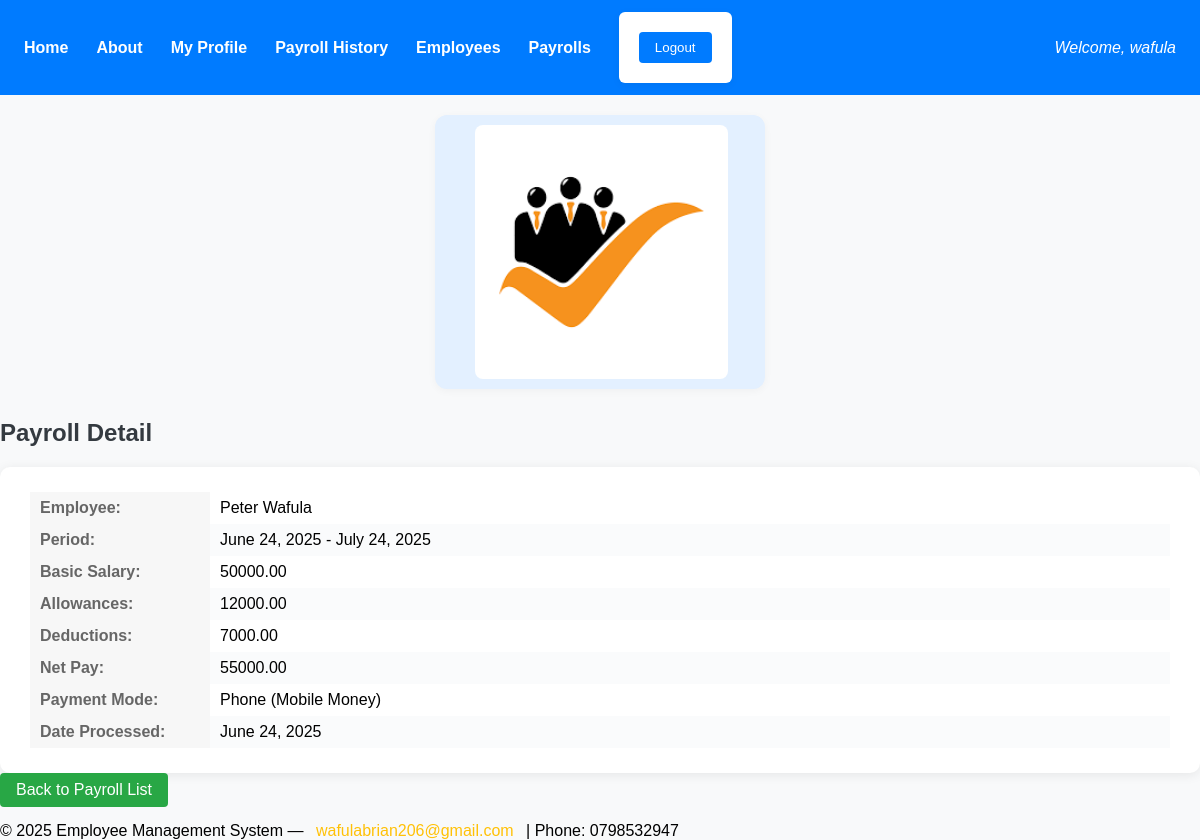
Screenshot of /payrolls/1/ (signed in) with the database file from the repository.
### employees/models.py (models this page shows, shortened)
class Payroll(models.Model):
    PAYMENT_MODES = [
        ('phone', 'Phone (Mobile Money)'),
        ('bank', 'Bank Transfer'),
        ('cash', 'Cash'),
    ]
    employee = models.ForeignKey('Employee', on_delete=models.CASCADE)
    pay_period_start = models.DateField()
    pay_period_end = models.DateField()
    basic_salary = models.DecimalField(max_digits=10, decimal_places=2)
    allowances = models.DecimalField(max_digits=10, decimal_places=2, default=0)
    deductions = models.DecimalField(max_digits=10, decimal_places=2, default=0)
    net_pay = models.DecimalField(max_digits=10, decimal_places=2, editable=False)
    mode = models.CharField(max_length=10, choices=PAYMENT_MODES, default='phone')
    phone_number = models.CharField(max_length=15, null=True, blank=True)
    date_processed = models.DateField(auto_now_add=True)
    class Meta:
        unique_together = ('employee', 'pay_period_start', 'pay_period_end')

class Employee(models.Model):
    user = models.OneToOneField(User, on_delete=models.CASCADE, null=True, blank=True)
    GENDER_CHOICES = [
        ('M', 'Male'),
        ('F', 'Female'),
    ]
    first_name = models.CharField(max_length=100)
    last_name = models.CharField(max_length=100)
    email = models.EmailField(unique=True)
    gender = models.CharField(max_length=1, choices=GENDER_CHOICES)
    phone = models.CharField(max_length=15)
    hire_date = models.DateField()
    department = models.ForeignKey(Department, on_delete=models.SET_NULL, null=True)
    position = models.ForeignKey(Position, on_delete=models.SET_NULL, null=True)
    status = models.CharField(max_length=20, default='Active')
    profile_pic = models.ImageField(upload_to='profile_pics/', null=True, blank=True)
    def __str__(self):
        return f"{self.first_name} {self.last_name}"

### employees/views.py (the view)
# urls.py: path('payrolls/<int:pk>/', views.payroll_detail, name='payroll_detail'),
@user_passes_test(is_staff)
def payroll_detail(request, pk):
    payroll = get_object_or_404(Payroll, pk=pk)
    return render(request, 'employees/payroll_detail.html', {'payroll': payroll})

### employees/views.py (called while the page is built)
def is_staff(user):
    return user.is_staff

### employees/templates/employees/payroll_detail.html
{% extends 'base.html' %}
{% block content %}
<h2>Payroll Detail</h2>
<div class="personal-info">
    <table>
        <tr><th>Employee:</th><td>{{ payroll.employee }}</td></tr>
        <tr><th>Period:</th><td>{{ payroll.pay_period_start }} - {{ payroll.pay_period_end }}</td></tr>
        <tr><th>Basic Salary:</th><td>{{ payroll.basic_salary }}</td></tr>
        <tr><th>Allowances:</th><td>{{ payroll.allowances }}</td></tr>
        <tr><th>Deductions:</th><td>{{ payroll.deductions }}</td></tr>
        <tr><th>Net Pay:</th><td>{{ payroll.net_pay }}</td></tr>
        <tr><th>Payment Mode:</th><td>{{ payroll.get_mode_display }}</td></tr>
        <tr><th>Date Processed:</th><td>{{ payroll.date_processed }}</td></tr>
    </table>
</div>
<a href="{% url 'payroll_list' %}" class="add-btn">Back to Payroll List</a>
{% endblock %}

### employees/templates/base.html (shortened to what this page needs)
{% load static %}
<!DOCTYPE html>
<html lang="en">
<head>
    <link rel="stylesheet" href="{% static 'employees/css/style.css' %}">
</head>
<body>
    <nav class="navbar">
        <a href="{% url 'home' %}">Home</a>
        <a href="{% url 'about' %}">About</a>
        {% if user.is_authenticated %}
            <a href="{% url 'profile' %}">My Profile</a>
            <a href="{% url 'employee_payroll_history' %}">Payroll History</a>
            {% if user.is_staff %}
                <a href="{% url 'employee_list' %}">Employees</a>
                <a href="{% url 'payroll_list' %}">Payrolls</a>
            {% endif %}
            <form action="{% url 'logout' %}" method="post" style="display:inline;">
                <button type="submit" class="logout-btn">Logout</button>
            </form>
            <span class="welcome">Welcome, {{ user.username }}</span>
        {% else %}
            <a href="{% url 'login' %}">Login</a>
        {% endif %}
    </nav>
    <div class="header-images">
        <img src="{% static 'employees/img/logo1.png' %}" alt="Logo 1" class="header-img left-logo">
    </div>
    <main>
        {% block content %}{% endblock %}
    </main>
    <footer class="site-footer">
        &copy; {{ year|default:2025 }} Employee Management System &mdash;
        <a href="mailto:wafulabrian206@gmail.com">wafulabrian206@gmail.com</a> |
        <span>Phone: 0798532947</span>
    </footer>
</body>
</html>

### employees/static/employees/css/style.css (style rules this page uses)
body { font-family: Arial, sans-serif; background: #f8f9fa; margin: 40px; }
h2 { color: #343a40; }
.add-btn { display: inline-block; margin-bottom: 15px; padding: 8px 16px; background: #28a745; color: #fff; border-radius: 4px; text-decoration: none; }
a { color: #007bff; text-decoration: none; margin-right: 8px; }
form { background: #fff; padding: 20px; border-radius: 6px; box-shadow: 0 2px 8px rgba(0,0,0,0.05); max-width: 400px; }
button, input[type="submit"] { background: #007bff; color: #fff; border: none; padding: 8px 16px; border-radius: 4px; cursor: pointer; }
.navbar { background: #007bff; padding: 12px 24px; display: flex; align-items: center; gap: 20px; }
.navbar a { color: #fff; text-decoration: none; font-weight: bold; }
.navbar .welcome { margin-left: auto; color: #fff; font-style: italic; }
.personal-info { background: #fff; border-radius: 10px; box-shadow: 0 2px 12px rgba(0,0,0,0.08); padding: 25px 30px; flex: 1; }
.personal-info table { width: 100%; border-collapse: collapse; }
.personal-info th, .personal-info td { text-align: left; padding: 7px 10px; font-size: 1em; }
.personal-info th { width: 160px; color: #666; font-weight: 600; background: #f7f7f7; }
.personal-info tr:nth-child(even) td { background: #fafbfc; }
.site-footer a { color: #ffc107; text-decoration: none; margin: 0 0.5em; }
html, body { height: 100%; margin: 0; padding: 0; }
body { min-height: 100vh; display: flex; flex-direction: column; }
main { flex: 1; }
.header-images { display: flex; justify-content: space-between; align-items: center; max-width: 250px; width: 100%; margin: 20px auto 10px auto; padding: 10px 40px; background: #e3f0ff; border-radius: 12px; box-shadow: 0 2px 8px rgba(0,0,0,0.04); }
.header-img { height: 250px; width: auto; border-radius: 8px; background: #fff; padding: 2px; }

### rows the page displays
Payroll: employee "Peter Wafula", pay_period_start "June 24, 2025", pay_period_end "July 24, 2025", basic_salary "50000.00", allowances "12000.00", deductions "7000.00", net_pay "55000.00", mode "Phone (Mobile Money)", date_processed "June 24, 2025"

### other values shown
{{ user.username }} "wafula"
{{ year|default:2025 }} "2025"
